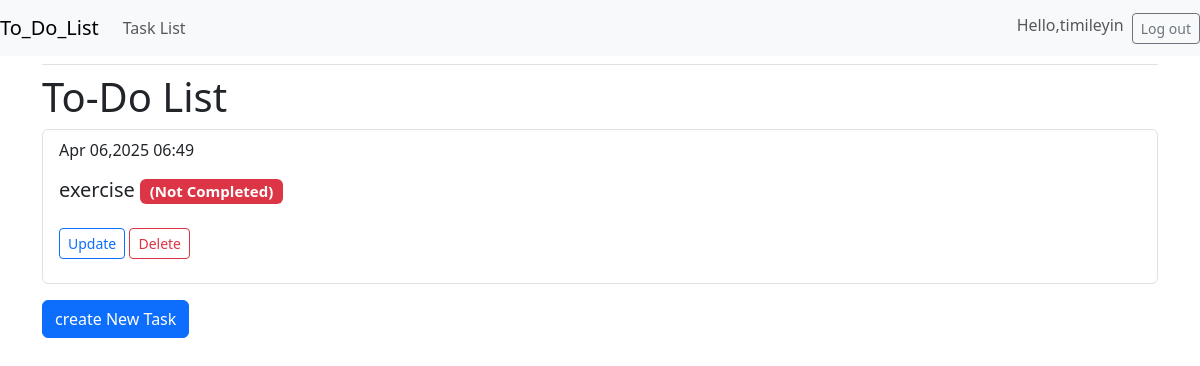
Page /task_list/ (signed in) on the committed database.
### to_do_list/models.py (models this page shows, shortened)
class Task(models.Model):
    title = models.CharField(max_length=200)
    completed = models.BooleanField(False)
    created_at = models.DateTimeField(auto_now_add=True)
    owner = models.ForeignKey(User, on_delete=models.CASCADE)

### to_do_list/views.py (the view)
# urls.py: path('task_list/', views.task_list, name='task_list'),
@login_required
def task_list(request):
    tasks = Task.objects.filter(owner=request.user).order_by('created_at')
    context = {'tasks':tasks}
    return render(request, 'to_do_list/task_list.html', context)

### to_do_list/templates/to_do_list/task_list.html
{% extends 'to_do_list/base.html' %}
{% block content %}
  <h1 class="mt-2">To-Do List</h1>
  <ul class="list-group">
    {% for task in tasks %}
      <li class="list-group-item">
        <p>{{task.created_at|date:'M d,Y H:i' }}</p>
        <h5>{{task.title}}
        {% if task.completed %}
          <span class="badge bg-success">(Completed)</span>
        {% else %}
          <span class="badge bg-danger">(Not Completed)</span></h5>
        {% endif %}
        <p><a href="{% url 'to_do_list:update_task' task.id %}" class="btn btn-outline-primary btn-sm mt-3">Update</a>
        <a href="{% url 'to_do_list:delete_task' task.id %}"class="btn btn-outline-danger btn-sm mt-3">Delete</a></p>
        </li>
    {% endfor %}
  </ul>
  <p><a href="{% url 'to_do_list:create_task' %}"class="btn btn-primary mt-3">create New Task</a></p>
{% endblock content %}

### to_do_list/templates/to_do_list/base.html (shortened to what this page needs)
<!DOCTYPE html>
<html lang="en">
<head>
  {% load django_bootstrap5 %}
  {% bootstrap_css %}
</head>
<body>
  <nav class="navbar navbar-expand-lg navbar-light bg-light">
    <a class="navbar-brand" href="{% url 'to_do_list:index' %}">To_Do_List</a>
    <div class="collapse navbar-collapse" id="navbarSupportedContent">
      <ul class="navbar-nav mr-auto">
        <li class="nav-item active">
          <a class="nav-link" href="{% url 'to_do_list:task_list' %}">Task List</a>
        </li>
      </ul>
      <ul class="navbar-nav ms-auto mb-2 mb-md-0">
        {% if user.is_authenticated %}
          <li class="nav-item">
            <span class="navbar-text me-2">Hello,{{user.username }}</span></li>
        {% else %}
          <li class="nav-item">
            <a class="nav-link"href="{% url 'accounts:register' %}">Register</a></li>
          <li class="nav-item">
            <a class="nav-link"href="{% url 'accounts:login' %}">Log in</a></li>
        </ul>
        {% endif %}
        {% if user.is_authenticated %}
          <form action="{% url 'accounts:logout' %}"method='post'>
            <button name="submit" class='btn btn-outline-secondary btn-sm'>Log out</button>
          </form>
        {% endif %}
    </div>
  </nav>
  <main class="container">
    <div class="pb-2 mb-2 border-bottom">
    </div>
    <div>
      {% block content %}{% endblock content %}
    </div>
  </main>
</body>
</html>

### rows in the picture
Task: created_at "Apr 06,2025 06:49", title "exercise", completed "(Not Completed)"

### other values in the picture
{{ user.username }} "timileyin"
